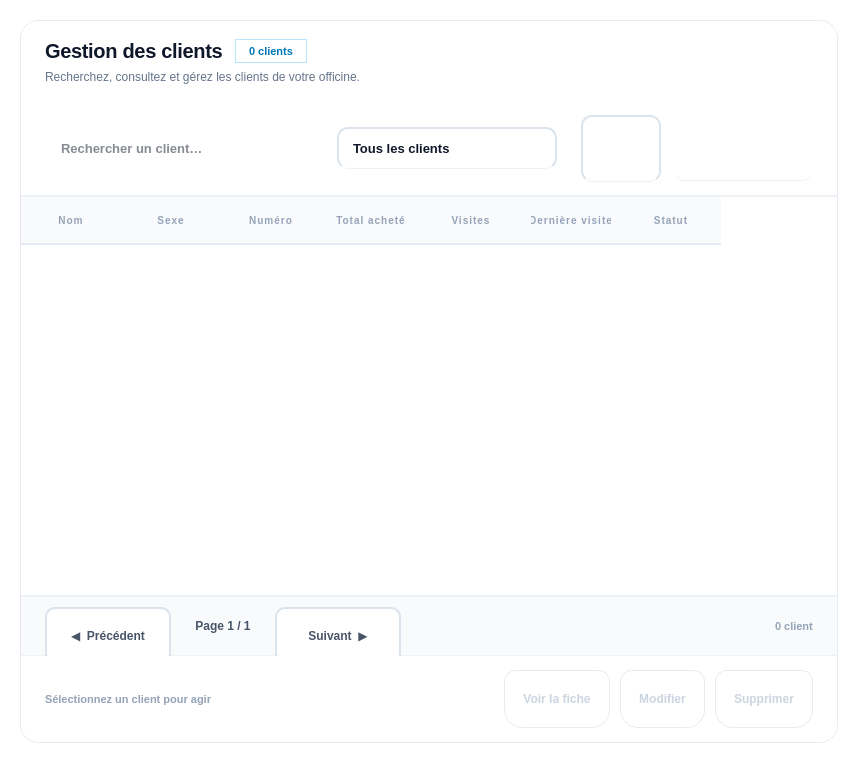
<?xml version="1.0" encoding="UTF-8"?>
<ui version="4.0">
 <class>PageClients</class>
 <widget class="QWidget" name="PageClients">
  <property name="geometry">
   <rect>
    <x>0</x>
    <y>0</y>
    <width>858</width>
    <height>763</height>
   </rect>
  </property>
  <property name="styleSheet">
   <string notr="true">/* ============================================================
   NOVA PHARMA — PAGE CLIENTS (table performante)
   ============================================================ */

QWidget#PageClients { background-color: transparent; }

/* ══════════════ CARTE PRINCIPALE ══════════════ */
QFrame#card {
    background-color: #ffffff;
    border: 1px solid #e6ebf2;
    border-radius: 18px;
}

/* ══════════════ HEADER ══════════════ */
QLabel#page_title {
    color: #0f172a;
    font-size: 20px;
    font-weight: 800;
    letter-spacing: -0.3px;
    background: transparent;
}
QLabel#page_subtitle {
    color: #64748b;
    font-size: 12px;
    background: transparent;
}
QLabel#count_badge {
    color: #0077B6;
    font-size: 11px;
    font-weight: 800;
    background-color: #e0f7fa;
    border: 1px solid #bae6fd;
    border-radius: 10px;
    padding: 4px 10px;
}

/* ══════════════ RECHERCHE ══════════════ */
QLineEdit#search_input {
    background-color: #ffffff;
    border: 2px solid #94a3b8;
    border-radius: 11px;
    padding: 10px 14px;
    color: #0f172a;
    font-size: 13px;
    font-weight: 500;
    selection-background-color: #bfdbfe;
}
QLineEdit#search_input:hover {
    border-color: #64748b;
    background-color: #ffffff;
}
QLineEdit#search_input:focus {
    background-color: #ffffff;
    border: 2px solid #0077B6;
    box-shadow: 0 0 0 3px rgba(0, 119, 182, 0.1);
}
QLineEdit#search_input::placeholder {
    color: #94a3b8;
}

/* ══════════════ COMBO FILTRE ══════════════ */
QComboBox#filter_combo {
    background-color: #f8fafc;
    border: 1.5px solid #dbe3ec;
    border-radius: 11px;
    padding: 10px 14px;
    color: #0f172a;
    font-size: 13px;
    font-weight: 600;
    min-width: 160px;
}
QComboBox#filter_combo:hover { border-color: #b9c6d8; }
QComboBox#filter_combo:focus { border-color: #0077B6; }
QComboBox#filter_combo::drop-down { border: none; width: 26px; }
QComboBox#filter_combo::down-arrow {
    image: url(:/Icon/Icons/chevron-down.svg);
    width: 12px; height: 12px;
}
QComboBox#filter_combo QAbstractItemView {
    background-color: #ffffff;
    border: 1px solid #e6ebf2;
    border-radius: 10px;
    padding: 6px;
    selection-background-color: #eff6ff;
    selection-color: #0077B6;
}

/* ══════════════ BOUTONS ══════════════ */
QPushButton#btn_new {
    background: qlineargradient(x1:0, y1:0, x2:1, y2:0,
        stop:0 #0077B6, stop:1 #00B4D8);
    color: #ffffff;
    border: none;
    border-radius: 11px;
    padding: 11px 22px;
    font-size: 13px;
    font-weight: 800;
    min-height: 42px;
    letter-spacing: 0.2px;
}
QPushButton#btn_new:hover {
    background: qlineargradient(x1:0, y1:0, x2:1, y2:0,
        stop:0 #023E8A, stop:1 #0077B6);
}
QPushButton#btn_new:pressed { background: #023E8A; }

QPushButton#btn_refresh {
    background-color: #ffffff;
    color: #475569;
    border: 1.5px solid #dbe3ec;
    border-radius: 11px;
    padding: 11px 16px;
    font-size: 13px;
    font-weight: 600;
    min-width: 44px;
    min-height: 42px;
}
QPushButton#btn_refresh:hover {
    background-color: #f8fafc;
    border-color: #c3cedd;
    color: #0f172a;
}

/* Boutons d'action sélection */
QPushButton#btn_view {
    background-color: #eff6ff;
    color: #0077B6;
    border: 1px solid #dbeafe;
    border-radius: 11px;
    padding: 9px 18px;
    font-size: 12px;
    font-weight: 700;
    min-height: 38px;
}
QPushButton#btn_view:hover { background-color: #dbeafe; }
QPushButton#btn_view:disabled {
    background-color: #f8fafc;
    color: #cbd5e1;
    border-color: #e6ebf2;
}

QPushButton#btn_edit {
    background-color: #fef3c7;
    color: #92400e;
    border: 1px solid #fcd34d;
    border-radius: 11px;
    padding: 9px 18px;
    font-size: 12px;
    font-weight: 700;
    min-height: 38px;
}
QPushButton#btn_edit:hover { background-color: #fde68a; }
QPushButton#btn_edit:disabled {
    background-color: #f8fafc;
    color: #cbd5e1;
    border-color: #e6ebf2;
}

QPushButton#btn_delete {
    background-color: #fef2f2;
    color: #dc2626;
    border: 1px solid #fecaca;
    border-radius: 11px;
    padding: 9px 18px;
    font-size: 12px;
    font-weight: 700;
    min-height: 38px;
}
QPushButton#btn_delete:hover { background-color: #fee2e2; }
QPushButton#btn_delete:disabled {
    background-color: #f8fafc;
    color: #cbd5e1;
    border-color: #e6ebf2;
}

/* ══════════════ TABLE ══════════════ */
QTableWidget#clients_table {
    background-color: #ffffff;
    alternate-background-color: #fbfcfe;
    border: none;
    border-top: 1px solid #eef2f7;
    border-bottom: 1px solid #eef2f7;
    gridline-color: transparent;
    outline: none;
    color: #334155;
    font-size: 13px;
}
QTableWidget#clients_table::item {
    padding: 12px 8px;
    border-bottom: 1px solid #f1f5f9;
    color: #334155;
}
QTableWidget#clients_table::item:hover {
    background-color: #f8fafc;
}
QTableWidget#clients_table::item:selected {
    background-color: #eff6ff;
    color: #0077B6;
}

QHeaderView {
    background-color: transparent;
    border: none;
}
QHeaderView::section {
    background-color: #f8fafc;
    color: #94a3b8;
    padding: 14px 10px;
    border: none;
    border-bottom: 2px solid #e6ebf2;
    font-size: 10px;
    font-weight: 800;
    letter-spacing: 1px;
    text-transform: uppercase;
}
QHeaderView::section:hover {
    background-color: #eff6ff;
    color: #0077B6;
}

QTableCornerButton::section {
    background-color: #f8fafc;
    border: none;
}

/* ══════════════ PAGINATION ══════════════ */
QFrame#pagination_bar {
    background-color: #f8fafc;
    border-top: 1px solid #eef2f7;
    border-bottom: 1px solid #eef2f7;
}
QPushButton#btn_prev, QPushButton#btn_next {
    background-color: #ffffff;
    color: #475569;
    border: 1.5px solid #dbe3ec;
    border-radius: 10px;
    padding: 8px 16px;
    font-size: 12px;
    font-weight: 700;
    min-width: 90px;
    min-height: 36px;
}
QPushButton#btn_prev:hover:enabled, QPushButton#btn_next:hover:enabled {
    background-color: #eff6ff;
    border-color: #93c5fd;
    color: #0077B6;
}
QPushButton#btn_prev:disabled, QPushButton#btn_next:disabled {
    background-color: #f1f5f9;
    color: #cbd5e1;
    border-color: #e6ebf2;
}

QLabel#page_info {
    color: #475569;
    font-size: 12px;
    font-weight: 700;
    background: transparent;
    padding: 0 16px;
}
QLabel#total_info {
    color: #94a3b8;
    font-size: 11px;
    font-weight: 600;
    background: transparent;
}

QFrame#empty_state {
    background-color: #fbfcfe;
    border: 1px dashed #dbe3ec;
    border-radius: 14px;
}
QLabel#empty_text {
    color: #94a3b8;
    font-size: 13px;
    font-weight: 600;
    background: transparent;
}

/* ══════════════ SCROLLBAR ══════════════ */
QScrollBar:vertical {
    border: none;
    background: transparent;
    width: 10px;
    margin: 2px;
}
QScrollBar::handle:vertical {
    background: #cbd5e1;
    min-height: 32px;
    border-radius: 5px;
}
QScrollBar::handle:vertical:hover { background: #94a3b8; }
QScrollBar::add-line:vertical, QScrollBar::sub-line:vertical {
    height: 0px; background: transparent;
}
QScrollBar::add-page:vertical, QScrollBar::sub-page:vertical {
    background: transparent;
}
</string>
  </property>
  <layout class="QVBoxLayout" name="root_layout">
   <property name="leftMargin">
    <number>20</number>
   </property>
   <property name="topMargin">
    <number>20</number>
   </property>
   <property name="rightMargin">
    <number>20</number>
   </property>
   <property name="bottomMargin">
    <number>20</number>
   </property>
   <item>
    <widget class="QFrame" name="card">
     <property name="frameShape">
      <enum>QFrame::Shape::NoFrame</enum>
     </property>
     <layout class="QVBoxLayout" name="card_layout">
      <property name="spacing">
       <number>0</number>
      </property>
      <property name="leftMargin">
       <number>0</number>
      </property>
      <property name="topMargin">
       <number>0</number>
      </property>
      <property name="rightMargin">
       <number>0</number>
      </property>
      <property name="bottomMargin">
       <number>0</number>
      </property>
      <item>
       <widget class="QFrame" name="header_frame">
        <property name="minimumSize">
         <size>
          <width>0</width>
          <height>80</height>
         </size>
        </property>
        <property name="styleSheet">
         <string notr="true">background-color: #ffffff; border-top-left-radius: 18px; border-top-right-radius: 18px;</string>
        </property>
        <property name="frameShape">
         <enum>QFrame::Shape::NoFrame</enum>
        </property>
        <layout class="QVBoxLayout" name="header_layout">
         <property name="spacing">
          <number>4</number>
         </property>
         <property name="leftMargin">
          <number>24</number>
         </property>
         <property name="topMargin">
          <number>18</number>
         </property>
         <property name="rightMargin">
          <number>24</number>
         </property>
         <property name="bottomMargin">
          <number>14</number>
         </property>
         <item>
          <layout class="QHBoxLayout" name="title_row">
           <property name="spacing">
            <number>12</number>
           </property>
           <item>
            <widget class="QLabel" name="page_title">
             <property name="text">
              <string>Gestion des clients</string>
             </property>
            </widget>
           </item>
           <item>
            <widget class="QLabel" name="count_badge">
             <property name="text">
              <string>0 clients</string>
             </property>
            </widget>
           </item>
           <item>
            <spacer name="title_spacer">
             <property name="orientation">
              <enum>Qt::Orientation::Horizontal</enum>
             </property>
             <property name="sizeHint" stdset="0">
              <size>
               <width>0</width>
               <height>0</height>
              </size>
             </property>
            </spacer>
           </item>
          </layout>
         </item>
         <item>
          <widget class="QLabel" name="page_subtitle">
           <property name="text">
            <string>Recherchez, consultez et gérez les clients de votre officine.</string>
           </property>
          </widget>
         </item>
        </layout>
       </widget>
      </item>
      <item>
       <widget class="QFrame" name="toolbar_frame">
        <property name="minimumSize">
         <size>
          <width>0</width>
          <height>70</height>
         </size>
        </property>
        <property name="styleSheet">
         <string notr="true">background-color: #ffffff; border-bottom: 1px solid #eef2f7;</string>
        </property>
        <property name="frameShape">
         <enum>QFrame::Shape::NoFrame</enum>
        </property>
        <layout class="QHBoxLayout" name="toolbar_layout">
         <property name="spacing">
          <number>12</number>
         </property>
         <property name="leftMargin">
          <number>24</number>
         </property>
         <property name="topMargin">
          <number>14</number>
         </property>
         <property name="rightMargin">
          <number>24</number>
         </property>
         <property name="bottomMargin">
          <number>14</number>
         </property>
         <item>
          <widget class="QFrame" name="search_wrapper">
           <property name="minimumSize">
            <size>
             <width>280</width>
             <height>42</height>
            </size>
           </property>
           <property name="maximumSize">
            <size>
             <width>400</width>
             <height>42</height>
            </size>
           </property>
           <property name="styleSheet">
            <string notr="true">background: transparent; border: none;</string>
           </property>
           <property name="frameShape">
            <enum>QFrame::Shape::NoFrame</enum>
           </property>
           <layout class="QHBoxLayout" name="search_wrapper_layout">
            <property name="spacing">
             <number>0</number>
            </property>
            <property name="leftMargin">
             <number>0</number>
            </property>
            <property name="topMargin">
             <number>0</number>
            </property>
            <property name="rightMargin">
             <number>0</number>
            </property>
            <property name="bottomMargin">
             <number>0</number>
            </property>
            <item>
             <widget class="QLineEdit" name="search_input">
              <property name="minimumSize">
               <size>
                <width>0</width>
                <height>42</height>
               </size>
              </property>
              <property name="placeholderText">
               <string>Rechercher un client…</string>
              </property>
              <property name="clearButtonEnabled">
               <bool>true</bool>
              </property>
             </widget>
            </item>
           </layout>
          </widget>
         </item>
         <item>
          <widget class="QComboBox" name="filter_combo">
           <property name="minimumSize">
            <size>
             <width>192</width>
             <height>42</height>
            </size>
           </property>
           <item>
            <property name="text">
             <string>Tous les clients</string>
            </property>
           </item>
           <item>
            <property name="text">
             <string>Clients actifs</string>
            </property>
           </item>
           <item>
            <property name="text">
             <string>Clients anonymes</string>
            </property>
           </item>
           <item>
            <property name="text">
             <string>Clients inactifs</string>
            </property>
           </item>
          </widget>
         </item>
         <item>
          <spacer name="toolbar_spacer">
           <property name="orientation">
            <enum>Qt::Orientation::Horizontal</enum>
           </property>
           <property name="sizeHint" stdset="0">
            <size>
             <width>0</width>
             <height>0</height>
            </size>
           </property>
          </spacer>
         </item>
         <item>
          <widget class="QPushButton" name="btn_refresh">
           <property name="cursor">
            <cursorShape>PointingHandCursor</cursorShape>
           </property>
           <property name="toolTip">
            <string>Actualiser</string>
           </property>
           <property name="text">
            <string/>
           </property>
           <property name="icon">
            <iconset resource="../Icon.qrc">
             <normaloff>:/Icon/Icons/refresh.svg</normaloff>:/Icon/Icons/refresh.svg</iconset>
           </property>
           <property name="iconSize">
            <size>
             <width>16</width>
             <height>16</height>
            </size>
           </property>
          </widget>
         </item>
         <item>
          <widget class="QPushButton" name="btn_new">
           <property name="cursor">
            <cursorShape>PointingHandCursor</cursorShape>
           </property>
           <property name="text">
            <string>Nouveau client</string>
           </property>
           <property name="icon">
            <iconset resource="../Icon.qrc">
             <normaloff>:/Icon/Icons/plus_white.svg</normaloff>:/Icon/Icons/plus_white.svg</iconset>
           </property>
           <property name="iconSize">
            <size>
             <width>16</width>
             <height>16</height>
            </size>
           </property>
          </widget>
         </item>
        </layout>
       </widget>
      </item>
      <item>
       <widget class="QTableWidget" name="clients_table">
        <property name="minimumSize">
         <size>
          <width>0</width>
          <height>400</height>
         </size>
        </property>
        <property name="contextMenuPolicy">
         <enum>Qt::ContextMenuPolicy::CustomContextMenu</enum>
        </property>
        <property name="editTriggers">
         <set>QAbstractItemView::EditTrigger::NoEditTriggers</set>
        </property>
        <property name="alternatingRowColors">
         <bool>true</bool>
        </property>
        <property name="selectionMode">
         <enum>QAbstractItemView::SelectionMode::SingleSelection</enum>
        </property>
        <property name="selectionBehavior">
         <enum>QAbstractItemView::SelectionBehavior::SelectRows</enum>
        </property>
        <property name="verticalScrollMode">
         <enum>QAbstractItemView::ScrollMode::ScrollPerPixel</enum>
        </property>
        <property name="horizontalScrollMode">
         <enum>QAbstractItemView::ScrollMode::ScrollPerPixel</enum>
        </property>
        <property name="showGrid">
         <bool>false</bool>
        </property>
        <property name="sortingEnabled">
         <bool>false</bool>
        </property>
        <attribute name="verticalHeaderVisible">
         <bool>false</bool>
        </attribute>
        <attribute name="verticalHeaderDefaultSectionSize">
         <number>52</number>
        </attribute>
        <column>
         <property name="text">
          <string>Nom</string>
         </property>
        </column>
        <column>
         <property name="text">
          <string>Sexe</string>
         </property>
        </column>
        <column>
         <property name="text">
          <string>Numéro</string>
         </property>
        </column>
        <column>
         <property name="text">
          <string>Total acheté</string>
         </property>
        </column>
        <column>
         <property name="text">
          <string>Visites</string>
         </property>
        </column>
        <column>
         <property name="text">
          <string>Dernière visite</string>
         </property>
        </column>
        <column>
         <property name="text">
          <string>Statut</string>
         </property>
        </column>
       </widget>
      </item>
      <item>
       <widget class="QFrame" name="pagination_bar">
        <property name="minimumSize">
         <size>
          <width>0</width>
          <height>60</height>
         </size>
        </property>
        <property name="maximumSize">
         <size>
          <width>16777215</width>
          <height>60</height>
         </size>
        </property>
        <property name="frameShape">
         <enum>QFrame::Shape::NoFrame</enum>
        </property>
        <layout class="QHBoxLayout" name="pagination_layout">
         <property name="spacing">
          <number>8</number>
         </property>
         <property name="leftMargin">
          <number>24</number>
         </property>
         <property name="topMargin">
          <number>10</number>
         </property>
         <property name="rightMargin">
          <number>24</number>
         </property>
         <property name="bottomMargin">
          <number>10</number>
         </property>
         <item>
          <widget class="QPushButton" name="btn_prev">
           <property name="cursor">
            <cursorShape>PointingHandCursor</cursorShape>
           </property>
           <property name="text">
            <string>◀  Précédent</string>
           </property>
          </widget>
         </item>
         <item>
          <widget class="QLabel" name="page_info">
           <property name="text">
            <string>Page 1 / 1</string>
           </property>
           <property name="alignment">
            <set>Qt::AlignmentFlag::AlignCenter</set>
           </property>
          </widget>
         </item>
         <item>
          <widget class="QPushButton" name="btn_next">
           <property name="cursor">
            <cursorShape>PointingHandCursor</cursorShape>
           </property>
           <property name="text">
            <string>Suivant  ▶</string>
           </property>
          </widget>
         </item>
         <item>
          <spacer name="pagination_spacer">
           <property name="orientation">
            <enum>Qt::Orientation::Horizontal</enum>
           </property>
           <property name="sizeHint" stdset="0">
            <size>
             <width>0</width>
             <height>0</height>
            </size>
           </property>
          </spacer>
         </item>
         <item>
          <widget class="QLabel" name="total_info">
           <property name="text">
            <string>0 client</string>
           </property>
          </widget>
         </item>
        </layout>
       </widget>
      </item>
      <item>
       <widget class="QFrame" name="actions_frame">
        <property name="minimumSize">
         <size>
          <width>0</width>
          <height>72</height>
         </size>
        </property>
        <property name="styleSheet">
         <string notr="true">background-color: #ffffff; border-bottom-left-radius: 18px; border-bottom-right-radius: 18px;</string>
        </property>
        <property name="frameShape">
         <enum>QFrame::Shape::NoFrame</enum>
        </property>
        <layout class="QHBoxLayout" name="actions_layout">
         <property name="spacing">
          <number>10</number>
         </property>
         <property name="leftMargin">
          <number>24</number>
         </property>
         <property name="topMargin">
          <number>14</number>
         </property>
         <property name="rightMargin">
          <number>24</number>
         </property>
         <property name="bottomMargin">
          <number>14</number>
         </property>
         <item>
          <widget class="QLabel" name="hint_selection">
           <property name="styleSheet">
            <string notr="true">color: #94a3b8; font-size: 11px; font-weight: 600; background: transparent;</string>
           </property>
           <property name="text">
            <string>Sélectionnez un client pour agir</string>
           </property>
          </widget>
         </item>
         <item>
          <spacer name="actions_spacer">
           <property name="orientation">
            <enum>Qt::Orientation::Horizontal</enum>
           </property>
           <property name="sizeHint" stdset="0">
            <size>
             <width>0</width>
             <height>0</height>
            </size>
           </property>
          </spacer>
         </item>
         <item>
          <widget class="QPushButton" name="btn_view">
           <property name="enabled">
            <bool>false</bool>
           </property>
           <property name="cursor">
            <cursorShape>PointingHandCursor</cursorShape>
           </property>
           <property name="text">
            <string>Voir la fiche</string>
           </property>
           <property name="icon">
            <iconset resource="../Icon.qrc">
             <normaloff>:/Icon/Icons/eye.svg</normaloff>:/Icon/Icons/eye.svg</iconset>
           </property>
           <property name="iconSize">
            <size>
             <width>14</width>
             <height>14</height>
            </size>
           </property>
          </widget>
         </item>
         <item>
          <widget class="QPushButton" name="btn_edit">
           <property name="enabled">
            <bool>false</bool>
           </property>
           <property name="cursor">
            <cursorShape>PointingHandCursor</cursorShape>
           </property>
           <property name="text">
            <string>Modifier</string>
           </property>
           <property name="icon">
            <iconset resource="../Icon.qrc">
             <normaloff>:/Icon/Icons/edit.svg</normaloff>:/Icon/Icons/edit.svg</iconset>
           </property>
           <property name="iconSize">
            <size>
             <width>14</width>
             <height>14</height>
            </size>
           </property>
          </widget>
         </item>
         <item>
          <widget class="QPushButton" name="btn_delete">
           <property name="enabled">
            <bool>false</bool>
           </property>
           <property name="cursor">
            <cursorShape>PointingHandCursor</cursorShape>
           </property>
           <property name="text">
            <string>Supprimer</string>
           </property>
           <property name="icon">
            <iconset resource="../Icon.qrc">
             <normaloff>:/Icon/Icons/trash.svg</normaloff>:/Icon/Icons/trash.svg</iconset>
           </property>
           <property name="iconSize">
            <size>
             <width>14</width>
             <height>14</height>
            </size>
           </property>
          </widget>
         </item>
        </layout>
       </widget>
      </item>
     </layout>
    </widget>
   </item>
  </layout>
 </widget>
 <resources>
  <include location="../Icon.qrc"/>
 </resources>
 <connections/>
</ui>
